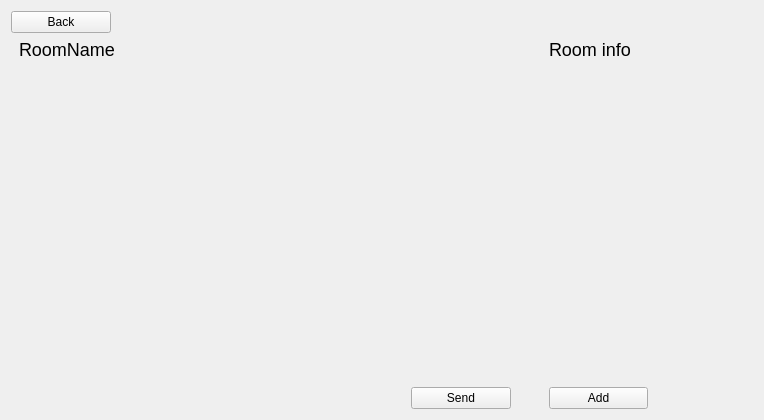
<?xml version="1.0" encoding="UTF-8"?>
<ui version="4.0">
 <class>RoomPage</class>
 <widget class="QWidget" name="RoomPage">
  <property name="enabled">
   <bool>true</bool>
  </property>
  <property name="geometry">
   <rect>
    <x>0</x>
    <y>0</y>
    <width>764</width>
    <height>420</height>
   </rect>
  </property>
  <property name="windowTitle">
   <string>Form</string>
  </property>
  <property name="styleSheet">
   <string notr="true"/>
  </property>
  <layout class="QGridLayout" name="gridLayout">
   <item row="3" column="1">
    <layout class="QHBoxLayout" name="horizontalLayout_5">
     <property name="sizeConstraint">
      <enum>QLayout::SetFixedSize</enum>
     </property>
     <property name="leftMargin">
      <number>0</number>
     </property>
     <item>
      <widget class="MCLineEdit" name="messageLineEdit" native="true">
       <property name="minimumSize">
        <size>
         <width>0</width>
         <height>0</height>
        </size>
       </property>
       <property name="styleSheet">
        <string notr="true"/>
       </property>
       <property name="placeholderText" stdset="0">
        <string notr="true">Message</string>
       </property>
      </widget>
     </item>
     <item>
      <widget class="QPushButton" name="sendBtn">
       <property name="minimumSize">
        <size>
         <width>100</width>
         <height>0</height>
        </size>
       </property>
       <property name="maximumSize">
        <size>
         <width>100</width>
         <height>16777215</height>
        </size>
       </property>
       <property name="text">
        <string>Send</string>
       </property>
      </widget>
     </item>
    </layout>
   </item>
   <item row="3" column="3">
    <layout class="QHBoxLayout" name="horizontalLayout">
     <property name="spacing">
      <number>6</number>
     </property>
     <property name="sizeConstraint">
      <enum>QLayout::SetNoConstraint</enum>
     </property>
     <property name="leftMargin">
      <number>0</number>
     </property>
     <item>
      <widget class="QPushButton" name="addUserButton">
       <property name="sizePolicy">
        <sizepolicy hsizetype="Expanding" vsizetype="Fixed">
         <horstretch>0</horstretch>
         <verstretch>0</verstretch>
        </sizepolicy>
       </property>
       <property name="minimumSize">
        <size>
         <width>80</width>
         <height>0</height>
        </size>
       </property>
       <property name="maximumSize">
        <size>
         <width>16777215</width>
         <height>16777215</height>
        </size>
       </property>
       <property name="text">
        <string>Add</string>
       </property>
      </widget>
     </item>
     <item>
      <widget class="MCLineEdit" name="userLineEdit" native="true">
       <property name="sizePolicy">
        <sizepolicy hsizetype="Expanding" vsizetype="Preferred">
         <horstretch>0</horstretch>
         <verstretch>0</verstretch>
        </sizepolicy>
       </property>
       <property name="minimumSize">
        <size>
         <width>80</width>
         <height>0</height>
        </size>
       </property>
       <property name="styleSheet">
        <string notr="true"/>
       </property>
       <property name="placeholderText" stdset="0">
        <string notr="true">Username</string>
       </property>
      </widget>
     </item>
    </layout>
   </item>
   <item row="2" column="1">
    <layout class="QGridLayout" name="gridLayout_2">
     <property name="sizeConstraint">
      <enum>QLayout::SetNoConstraint</enum>
     </property>
     <item row="0" column="0">
      <widget class="QScrollArea" name="scrollArea">
       <property name="enabled">
        <bool>true</bool>
       </property>
       <property name="minimumSize">
        <size>
         <width>500</width>
         <height>0</height>
        </size>
       </property>
       <property name="styleSheet">
        <string notr="true">border: none;
</string>
       </property>
       <property name="widgetResizable">
        <bool>true</bool>
       </property>
       <widget class="QWidget" name="scrollAreaWidgetContents">
        <property name="geometry">
         <rect>
          <x>0</x>
          <y>0</y>
          <width>500</width>
          <height>307</height>
         </rect>
        </property>
        <property name="styleSheet">
         <string notr="true">background-color: transparent;</string>
        </property>
        <layout class="QVBoxLayout" name="verticalLayout_2">
         <item>
          <widget class="QListView" name="listView">
           <property name="autoFillBackground">
            <bool>false</bool>
           </property>
           <property name="styleSheet">
            <string notr="true">QListView::item {
	background-color: #1e2846;
	border-radius: 8px;
	margin: 8px 100px 8px 16px;
	padding: 8px 4px;
	max-width: 300px;
}
</string>
           </property>
          </widget>
         </item>
        </layout>
       </widget>
      </widget>
     </item>
    </layout>
   </item>
   <item row="0" column="3">
    <widget class="QLabel" name="userErrorLabel">
     <property name="styleSheet">
      <string notr="true">color: red;</string>
     </property>
     <property name="text">
      <string/>
     </property>
    </widget>
   </item>
   <item row="1" column="3">
    <widget class="QLabel" name="label">
     <property name="styleSheet">
      <string notr="true">font-size: 18px;</string>
     </property>
     <property name="text">
      <string>Room info</string>
     </property>
    </widget>
   </item>
   <item row="0" column="1">
    <layout class="QHBoxLayout" name="horizontalLayout_2">
     <item>
      <widget class="QPushButton" name="backBtn">
       <property name="minimumSize">
        <size>
         <width>100</width>
         <height>0</height>
        </size>
       </property>
       <property name="maximumSize">
        <size>
         <width>100</width>
         <height>16777215</height>
        </size>
       </property>
       <property name="text">
        <string>Back</string>
       </property>
      </widget>
     </item>
     <item>
      <widget class="QLabel" name="roomErrorLabel">
       <property name="styleSheet">
        <string notr="true">color: red;</string>
       </property>
       <property name="text">
        <string/>
       </property>
      </widget>
     </item>
    </layout>
   </item>
   <item row="2" column="3">
    <widget class="QScrollArea" name="scrollArea_2">
     <property name="minimumSize">
      <size>
       <width>200</width>
       <height>0</height>
      </size>
     </property>
     <property name="maximumSize">
      <size>
       <width>16777215</width>
       <height>16777215</height>
      </size>
     </property>
     <property name="styleSheet">
      <string notr="true">border: none;</string>
     </property>
     <property name="widgetResizable">
      <bool>true</bool>
     </property>
     <widget class="QWidget" name="scrollAreaWidgetContents_2">
      <property name="geometry">
       <rect>
        <x>0</x>
        <y>0</y>
        <width>200</width>
        <height>309</height>
       </rect>
      </property>
      <property name="styleSheet">
       <string notr="true">background-color: transparent;</string>
      </property>
      <layout class="QVBoxLayout" name="verticalLayout">
       <item>
        <widget class="QListView" name="membersListView">
         <property name="enabled">
          <bool>false</bool>
         </property>
         <property name="styleSheet">
          <string notr="true"/>
         </property>
        </widget>
       </item>
      </layout>
     </widget>
    </widget>
   </item>
   <item row="1" column="1">
    <widget class="QLabel" name="roomNameLabel">
     <property name="styleSheet">
      <string notr="true">font-size: 18px;
margin-left: 8px;</string>
     </property>
     <property name="text">
      <string>RoomName</string>
     </property>
     <property name="alignment">
      <set>Qt::AlignLeading|Qt::AlignLeft|Qt::AlignVCenter</set>
     </property>
     <property name="margin">
      <number>0</number>
     </property>
     <property name="indent">
      <number>0</number>
     </property>
    </widget>
   </item>
   <item row="2" column="2">
    <spacer name="horizontalSpacer">
     <property name="orientation">
      <enum>Qt::Horizontal</enum>
     </property>
     <property name="sizeType">
      <enum>QSizePolicy::Fixed</enum>
     </property>
     <property name="sizeHint" stdset="0">
      <size>
       <width>32</width>
       <height>20</height>
      </size>
     </property>
    </spacer>
   </item>
  </layout>
 </widget>
 <customwidgets>
  <customwidget>
   <class>MCLineEdit</class>
   <extends>QWidget</extends>
   <header location="global">../MCLineEdit/MCLineEdit.hpp</header>
  </customwidget>
 </customwidgets>
 <resources/>
 <connections/>
</ui>
